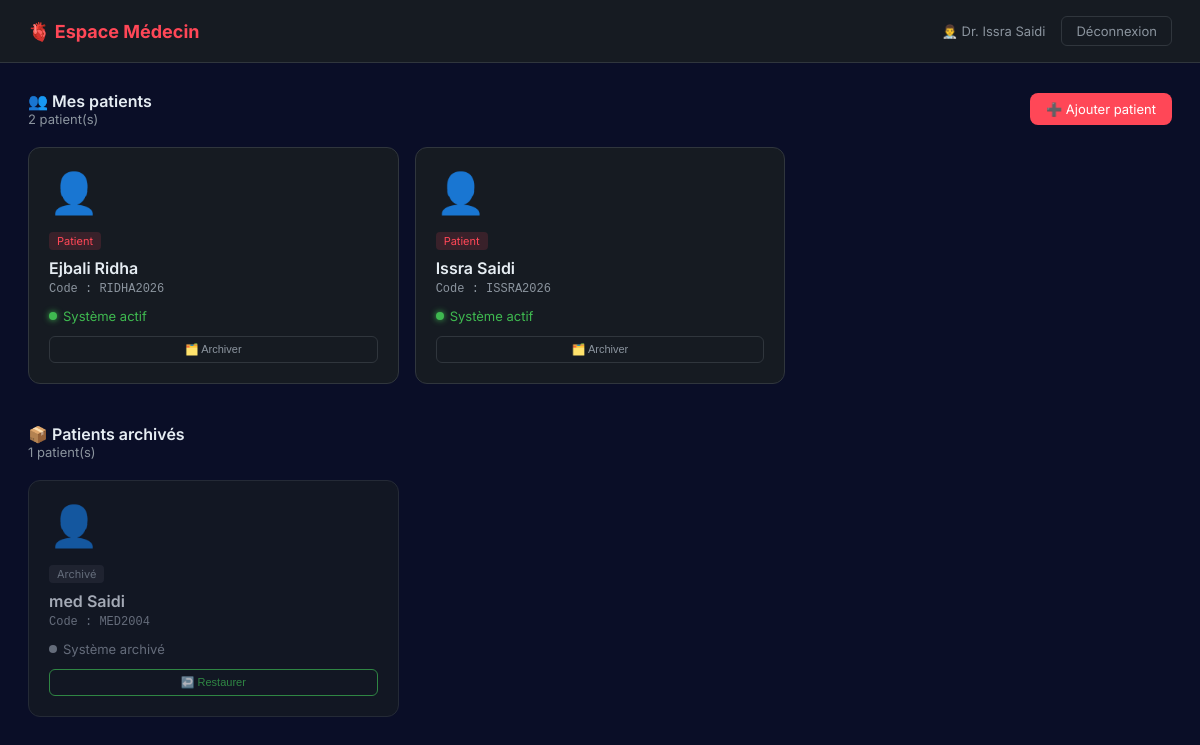
Page /medecin (signed in) on the committed database.
### tables this page shows
CREATE TABLE users (
        id INTEGER PRIMARY KEY AUTOINCREMENT,
        nom TEXT NOT NULL,
        prenom TEXT NOT NULL,
        email TEXT UNIQUE NOT NULL,
        password_hash TEXT NOT NULL,
        role TEXT NOT NULL,
        patient_code TEXT,
        medecin_id INTEGER,
        created_at TIMESTAMP DEFAULT CURRENT_TIMESTAMP,
        FOREIGN KEY(medecin_id) REFERENCES users(id)
    );

CREATE TABLE patients (
        id INTEGER PRIMARY KEY AUTOINCREMENT,
        nom TEXT NOT NULL,
        prenom TEXT NOT NULL,
        code TEXT UNIQUE NOT NULL,
        topic_mqtt TEXT NOT NULL,
        medecin_id INTEGER NOT NULL,
        archived INTEGER DEFAULT 0,
        created_at TIMESTAMP DEFAULT CURRENT_TIMESTAMP,
        FOREIGN KEY(medecin_id) REFERENCES users(id)
    );

### app.py (the view)
@app.route('/medecin')
@login_required
def medecin():
    if current_user.role != 'medecin':
        return redirect(url_for('home'))
    all_patients = get_patients_for_medecin_with_archived(current_user.id)
    patients = [p for p in all_patients if p['archived'] == 0]
    archived_patients = [p for p in all_patients if p['archived'] == 1]
    return render_template('medecin.html', user=current_user,
                         patients=patients, archived_patients=archived_patients)

### app.py (called while the page is built)
@login_manager.user_loader
def load_user(uid):
    row = get_user_by_id(int(uid))
    return User(row) if row else None

def get_patients_for_medecin_with_archived(medecin_id):
    conn = sqlite3.connect('/home/azureuser/app/ecg.db')
    conn.row_factory = sqlite3.Row
    c = conn.cursor()
    c.execute("SELECT * FROM patients WHERE medecin_id=? ORDER BY archived, nom, prenom", (medecin_id,))
    rows = c.fetchall()
    conn.close()
    return rows

### database.py (called while the page is built)
def get_db_connection(timeout=30, retries=3):
    for attempt in range(retries):
        try:
            conn = sqlite3.connect(DB_PATH, timeout=timeout, check_same_thread=False)
            conn.execute("PRAGMA journal_mode=WAL")
            conn.execute("PRAGMA busy_timeout={}".format(timeout * 1000))
            conn.row_factory = sqlite3.Row
            return conn
        except sqlite3.OperationalError as e:
            if "database is locked" in str(e) and attempt < retries - 1:
                time.sleep(0.5 * (2 ** attempt))
            else:
                raise
    raise sqlite3.OperationalError("BD verrouillée après {} tentatives".format(retries))

def get_user_by_id(uid):
    conn = get_db_connection()
    conn.row_factory = sqlite3.Row
    c = conn.cursor()
    c.execute("SELECT * FROM users WHERE id=?", (uid,))
    row = c.fetchone()
    conn.close()
    return row

### templates/medecin.html (shortened to what this page needs)
<!DOCTYPE html>
<html lang="fr">
<head>
</head>
<body>
<header>
  <h1>🫀 Espace Médecin</h1>
  <div class="user-info">
    <span>👨‍⚕️ Dr. {{ user.prenom }} {{ user.nom }}</span>
    <a href="/logout" class="btn-logout">Déconnexion</a>
  </div>
</header>
<div class="page">
  <div class="section">
    <div class="section-header">
      <div>
        <div class="section-title">👥 Mes patients</div>
        <div class="section-count">{{ patients|length }} patient(s)</div>
      </div>
      <a href="/medecin/add-patient" class="btn-add">➕ Ajouter patient</a>
    </div>
    {% if patients %}
    <div class="grid">
      {% for p in patients %}
      <div class="patient-card">
        <a href="/dashboard/{{ p.code }}" style="text-decoration:none;color:inherit;display:block;">
          <div class="patient-icon">👤</div>
          <div class="badge-role">Patient</div>
          <div class="patient-name">{{ p.prenom }} {{ p.nom }}</div>
          <div class="patient-code">Code : {{ p.code }}</div>
          <div class="patient-status">
            <div class="dot ok"></div>
            <span style="color:#3fb950">Système actif</span>
          </div>
        </a>
        <div class="actions">
          <form method="POST" action="/medecin/archive/{{ p.code }}" style="display:inline;width:100%;">
            <button type="submit" class="btn-action" onclick="return confirm('Archiver ce patient?')" style="width:100%;">
              🗂️ Archiver
            </button>
          </form>
        </div>
      </div>
      {% endfor %}
    </div>
    {% else %}
    <div class="empty">
      Aucun patient dans votre liste.<br>
      <a href="/medecin/add-patient" style="color:#ff4757;text-decoration:none">Créer le premier patient →</a>
    </div>
    {% endif %}
  </div>
  {% if archived_patients %}
  <div class="section archived">
    <div class="section-header">
      <div>
        <div class="section-title">📦 Patients archivés</div>
        <div class="section-count">{{ archived_patients|length }} patient(s)</div>
      </div>
    </div>
    <div class="grid">
      {% for p in archived_patients %}
      <div class="patient-card">
        <div style="text-decoration:none;color:inherit;display:block;">
          <div class="patient-icon">👤</div>
          <div class="badge-archived">Archivé</div>
          <div class="patient-name">{{ p.prenom }} {{ p.nom }}</div>
          <div class="patient-code">Code : {{ p.code }}</div>
          <div class="patient-status">
            <div class="dot off"></div>
            <span style="color:#8b949e">Système archivé</span>
          </div>
        </div>
        <div class="actions">
          <form method="POST" action="/medecin/restore/{{ p.code }}" style="display:inline;width:100%;">
            <button type="submit" class="btn-action restore" onclick="return confirm('Restaurer ce patient?')" style="width:100%;">
              ↩️ Restaurer
            </button>
          </form>
        </div>
      </div>
      {% endfor %}
    </div>
  </div>
  {% endif %}
</div>
</body>
</html>

### templates/medecin.html (style rules this page uses)
* { box-sizing:border-box;margin:0;padding:0 }
body { font-family:'Inter',system-ui,sans-serif;background:#0a0e27;color:#e6edf3 }
header { background:#161b22;border-bottom:1px solid #30363d;padding:16px 28px;display:flex;justify-content:space-between;align-items:center }
h1 { font-size:18px;color:#ff4757 }
.user-info { font-size:13px;color:#8b949e;display:flex;gap:16px;align-items:center }
.btn-logout { padding:6px 14px;background:transparent;border:1px solid #30363d;border-radius:6px;color:#8b949e;cursor:pointer;font-size:13px;text-decoration:none;transition:all .2s }
.page { padding:28px }
.section { margin-bottom:40px }
.section-header { display:flex;gap:8px;align-items:center;margin-bottom:20px }
.section-title { font-size:16px;font-weight:600;color:#e6edf3 }
.section-count { font-size:13px;color:#8b949e }
.btn-add { padding:8px 16px;background:#ff4757;color:white;border:none;border-radius:8px;font-size:13px;text-decoration:none;cursor:pointer;transition:opacity .2s;margin-left:auto }
.grid { display:grid;grid-template-columns:repeat(auto-fill,minmax(280px,1fr));gap:16px }
.patient-card { background:#161b22;border:1px solid #30363d;border-radius:12px;padding:20px;text-decoration:none;display:block;position:relative;transition:all .2s }
.patient-icon { font-size:40px;margin-bottom:12px }
.patient-name { font-size:16px;font-weight:600;color:#e6edf3;margin-bottom:4px }
.patient-code { font-size:12px;color:#8b949e;font-family:monospace }
.patient-status { display:flex;align-items:center;gap:6px;margin-top:12px;font-size:13px }
.dot { width:8px;height:8px;border-radius:50% }
.dot.ok { background:#3fb950;box-shadow:0 0 6px #3fb950 }
.dot.off { background:#8b949e }
.badge-role { display:inline-block;font-size:11px;padding:2px 8px;border-radius:4px;background:rgba(255,71,87,.15);color:#ff4757;margin-bottom:8px }
.badge-archived { display:inline-block;font-size:11px;padding:2px 8px;border-radius:4px;background:rgba(139,148,158,.15);color:#8b949e;margin-bottom:8px }
.actions { display:flex;gap:8px;margin-top:12px }
.btn-action { padding:6px 10px;font-size:11px;border:1px solid #30363d;border-radius:6px;background:transparent;color:#8b949e;cursor:pointer;text-decoration:none;transition:all .2s;flex:1;text-align:center }
.btn-action.restore { color:#3fb950;border-color:#3fb950 }
.section.archived .patient-card { opacity:.7 }

### rows in the picture
users: prenom "Issra", nom "Saidi"
patients: prenom "Ejbali", nom "Ridha", code "RIDHA2026"
patients: prenom "Issra", nom "Saidi", code "ISSRA2026"
patients: prenom "med", nom "Saidi", code "MED2004"

### other values in the picture
{{ patients|length }} "2"
{{ archived_patients|length }} "1"
